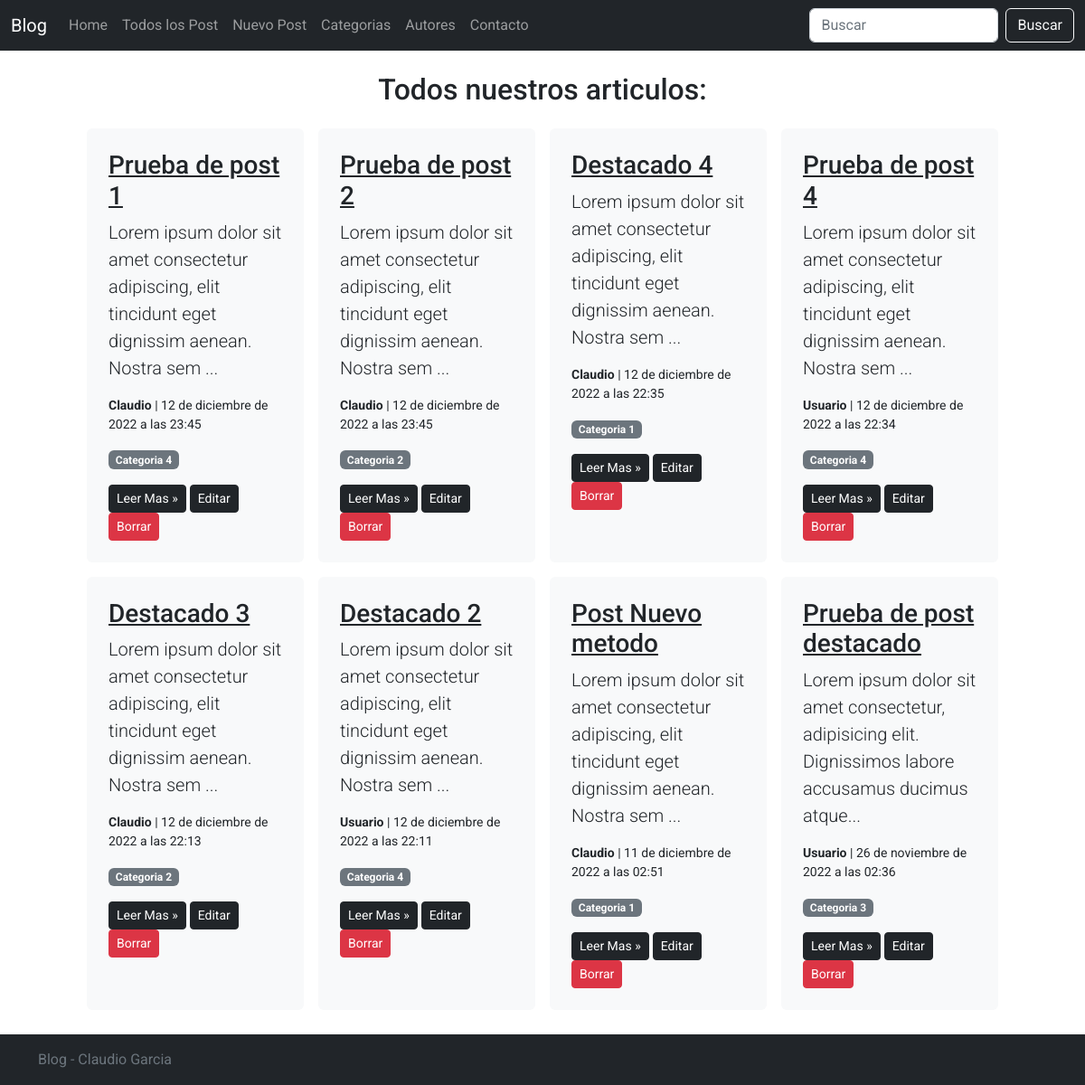
Page /all_post/ on the committed database.
### Posts/models.py (models this page shows, shortened)
class Post(models.Model):
    titulo = models.CharField(max_length=100)
    fecha = models.DateTimeField(auto_now_add=True)
    contenido = models.TextField()
    categoria = models.ForeignKey(Categoria,on_delete=models.SET_NULL, null=True)
    autor = models.ForeignKey(Autor,on_delete=models.SET_NULL, null=True)
    destacado = models.BooleanField(default=False)
    class Meta:
        ordering = ["-fecha"]

class Autor(models.Model):
    title = models.CharField(max_length=255)
    def __str__(self):
        return self.title

class Categoria(models.Model):
    title = models.CharField(max_length=255)
    def __str__(self):
        return self.title

### Posts/views.py (the view)
# urls.py: path('all_post/', views.all_post,name='AllPost'),
def all_post(request):
    post = Post.objects.all()
    return render(request, 'all_post.html', {'post':post})

### Posts/templates/all_post.html
{% extends 'padre.html' %}
{% load static %}
{% block contenidoDinamico %}
<div class="container text-center">
    <p>
    <h2>Todos nuestros articulos:</h2>
    </p>
</div>
<div style="display: flex; flex-wrap: wrap; justify-content: center">
    {% for publicacion in post %}
    <section class="bg-light p-4 m-2 rounded" style="width: 20%">
        <h3><a href="{% url 'post_detail' publicacion.id  %}" class="link-dark">{{ publicacion.titulo }}</a></h3>
        <p class="lead">{{ publicacion.contenido|slice:":100" }}...</p>
        <p class="small"><b>{{ publicacion.autor }}</b> | {{ publicacion.fecha }}</p>
        <p><span class="badge rounded text-bg-secondary">{{ publicacion.categoria }}</span></p>
        <a class="btn btn-sm btn-dark" href="{% url 'post_detail' publicacion.id  %}" role="button">Leer Mas &raquo;</a>
        <a class="btn btn-sm btn-dark" href="{% url 'Edit' publicacion.id %}" role="button">Editar</a>
        <a class="btn btn-sm btn-danger" href="{% url 'Delete' publicacion.id %}" role="button">Borrar</a>
    </section>
    {% endfor %}
</div>
{% endblock %}

### Posts/static/css/navbar-top.css (style rules this page uses)
body { min-height: 75rem; }

### Posts/templates/padre.html (style rules this page uses)
body { font-family: 'Roboto', sans-serif; }

### rows in the picture
Post: titulo "Prueba de post 1", contenido "Lorem ipsum dolor sit amet consectetur adipiscing, elit tincidunt eget dignissim aenean. Nostra sem", autor "Claudio", fecha "12 de diciembre de 2022 a las 23:45", categoria "Categoria 4"
Post: titulo "Prueba de post 2", contenido "Lorem ipsum dolor sit amet consectetur adipiscing, elit tincidunt eget dignissim aenean. Nostra sem", autor "Claudio", fecha "12 de diciembre de 2022 a las 23:45", categoria "Categoria 2"
Post: titulo "Destacado 4", contenido "Lorem ipsum dolor sit amet consectetur adipiscing, elit tincidunt eget dignissim aenean. Nostra sem", autor "Claudio", fecha "12 de diciembre de 2022 a las 22:35", categoria "Categoria 1"
Post: titulo "Prueba de post 4", contenido "Lorem ipsum dolor sit amet consectetur adipiscing, elit tincidunt eget dignissim aenean. Nostra sem", autor "Usuario", fecha "12 de diciembre de 2022 a las 22:34", categoria "Categoria 4"
Post: titulo "Destacado 3", contenido "Lorem ipsum dolor sit amet consectetur adipiscing, elit tincidunt eget dignissim aenean. Nostra sem", autor "Claudio", fecha "12 de diciembre de 2022 a las 22:13", categoria "Categoria 2"
Post: titulo "Destacado 2", contenido "Lorem ipsum dolor sit amet consectetur adipiscing, elit tincidunt eget dignissim aenean. Nostra sem", autor "Usuario", fecha "12 de diciembre de 2022 a las 22:11", categoria "Categoria 4"
Post: titulo "Post Nuevo metodo", contenido "Lorem ipsum dolor sit amet consectetur adipiscing, elit tincidunt eget dignissim aenean. Nostra sem", autor "Claudio", fecha "11 de diciembre de 2022 a las 02:51", categoria "Categoria 1"
Post: titulo "Prueba de post destacado", contenido "Lorem ipsum dolor sit amet consectetur, adipisicing elit. Dignissimos labore accusamus ducimus atque", autor "Usuario", fecha "26 de noviembre de 2022 a las 02:36", categoria "Categoria 3"
